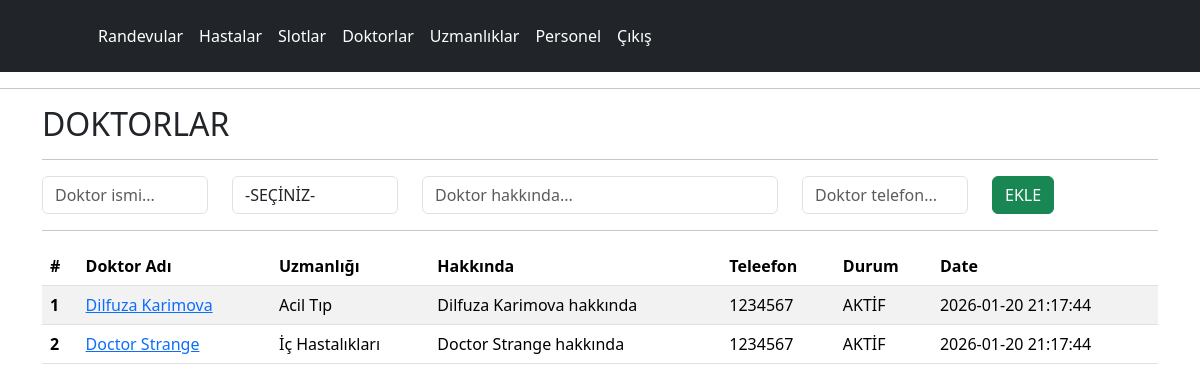
The app's page /php/panel/doktorlar.php with its own data.
### tables this page shows
CREATE TABLE IF NOT EXISTS `doctor` (  
	`id`			INT NOT NULL PRIMARY KEY AUTO_INCREMENT,  
	`name`			VARCHAR(50) NOT NULL,  
	`specialization`	INT NOT NULL,
	`description`	VARCHAR(200) NULL,
	`phone`			VARCHAR(50) NULL,
	`profilephoto`	VARCHAR(200) NULL,
	`status`		TINYINT NOT NULL,
	`createdtime`	TIMESTAMP NOT NULL DEFAULT CURRENT_TIMESTAMP(),  
	UNIQUE (`name`)  
);

CREATE TABLE IF NOT EXISTS `specialization` (
	`id`			INT NOT NULL PRIMARY KEY AUTO_INCREMENT,
	`specialization`	VARCHAR(50) NOT NULL,	
	`description`	VARCHAR(200) NULL,
	`status`		TINYINT NOT NULL,
	`createdtime`	TIMESTAMP NOT NULL DEFAULT CURRENT_TIMESTAMP(),
	UNIQUE (`specialization`)
);

### php/panel/doktorlar.php (the view, shortened to what this page needs)
<?PHP
	require_once("inc_config.php");
?>
<html>
	<head>
		<link href="https://cdn.jsdelivr.net/npm/bootstrap@5.3.8/dist/css/bootstrap.min.css" rel="stylesheet">
	</head>
	<body>
	<?PHP include("inc_header.php");?>
	<hr>
	<div class="container">
	<h2>DOKTORLAR</h2>
	<hr>
		<form action="actions.php" method="post">
			<div class="row">
				<div class="col col-md-2">
					<input type="text" name="name" id="name" placeholder="Doktor ismi..." class="form-control">
				</div>
				<div class="col col-md-2">
					<select name="specialization" required class="form-control">
						<option value="">-SEÇİNİZ-</option>
					</select>
				</div>
				<div class="col col-md-4">
					<input type="text" name="description" id="description" require placeholder="Doktor hakkında..." class="form-control" required>
				</div>
				<div class="col col-md-2">
					<input type="phone" name="phone" id="phone" require placeholder="Doktor telefon..." class="form-control" required>
				</div>
				<div class="col col-md-2">
					<button type="submit" class="btn btn-success">EKLE</button>
				</div>
			</div>
			</form>
	<hr>
	<table class="table table-striped  table-hover">
		<thead>
			<tr>
			<th scope="col">#</th>
			<th scope="col">Doktor Adı</th>
			<th scope="col">Uzmanlığı</th>
			<th scope="col">Hakkında</th>
			<th scope="col">Teleefon</th>
			<th scope="col">Durum</th>
			<th scope="col">Date</th>
			</tr>
		</thead>
		<tbody>
<?PHP
$myQuery = "select d.*, s.specialization from doctor as d inner join specialization as s on s.id=d.specialization";
$result = $mysqli->query($myQuery);
?>
<?PHP while($rs = mysqli_fetch_array($result)){?>
			<tr>
				<th scope="row"><?=$rs['id'];?></th>
				<td><a href="doktor.php?id=<?=$rs['id'];?>"><?PHP echo $rs['name'];?></a></td>
				<td><?=$rs['specialization'];?></td>
				<td><?=$rs['description'];?></td>
				<td><?=$rs['phone'];?></td>
				<td><?=$rs['status']?"AKTİF":"PASİF";?></td>
				<td><?=$rs['createdtime'];?></td>
			</tr>
<?PHP } ?>
		</tbody>
	</table>
	</body>
</html>

### php/panel/inc_header.php
<header class="p-3 text-bg-dark">
	<div class="container">
		<div class="d-flex flex-wrap align-items-center justify-content-center justify-content-lg-start">
			<a href="/" class="d-flex align-items-center mb-2 mb-lg-0 text-white text-decoration-none">
				<svg class="bi me-2" width="40" height="32" role="img" aria-label="Bootstrap">
					<use xlink:href="#bootstrap"></use></svg>
			</a>
			<ul class="nav col-12 col-lg-auto me-lg-auto mb-2 justify-content-center mb-md-0">
				<li><a href="randevular.php" class="nav-link px-2 text-white">Randevular</a></li>
				<li><a href="hastalar.php" class="nav-link px-2 text-white">Hastalar</a></li>
				<li><a href="slotlar.php" class="nav-link px-2 text-white">Slotlar</a></li>
				<li><a href="doktorlar.php" class="nav-link px-2 text-white">Doktorlar</a></li>
				<li><a href="uzmanliklar.php" class="nav-link px-2 text-white">Uzmanlıklar</a></li>
				<li><a href="personel.php" class="nav-link px-2 text-white">Personel</a></li>
				<li><a href="logout.php" class="nav-link px-2 text-white">Çıkış</a></li>
			</ul>
		</div>
	</div>
</header>

### records on screen
doctor: id "1", name "Dilfuza Karimova", specialization.specialization "Acil Tıp", description "Dilfuza Karimova hakkında", phone "1234567", status "AKTİF", createdtime "2026-01-20 21:17:44"
doctor: id "2", name "Doctor Strange", specialization.specialization "İç Hastalıkları", description "Doctor Strange hakkında", phone "1234567", status "AKTİF", createdtime "2026-01-20 21:17:44"
